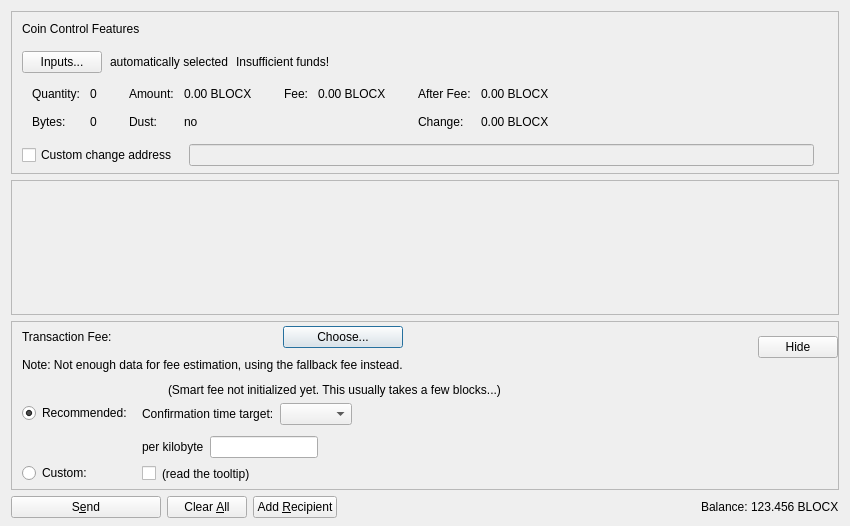
<?xml version="1.0" encoding="UTF-8"?>
<ui version="4.0">
 <class>SendCoinsDialog</class>
 <widget class="QDialog" name="SendCoinsDialog">
  <property name="geometry">
   <rect>
    <x>0</x>
    <y>0</y>
    <width>850</width>
    <height>526</height>
   </rect>
  </property>
  <property name="windowTitle">
   <string>Send Coins</string>
  </property>
  <layout class="QVBoxLayout" name="verticalLayout" stretch="0,1,0,0">
   <property name="bottomMargin">
    <number>8</number>
   </property>
   <item>
    <widget class="QFrame" name="frameCoinControl">
     <property name="sizePolicy">
      <sizepolicy hsizetype="Expanding" vsizetype="Expanding">
       <horstretch>0</horstretch>
       <verstretch>0</verstretch>
      </sizepolicy>
     </property>
     <property name="maximumSize">
      <size>
       <width>16777215</width>
       <height>16777215</height>
      </size>
     </property>
     <property name="frameShape">
      <enum>QFrame::StyledPanel</enum>
     </property>
     <property name="frameShadow">
      <enum>QFrame::Sunken</enum>
     </property>
     <layout class="QVBoxLayout" name="verticalLayoutCoinControl2">
      <property name="spacing">
       <number>0</number>
      </property>
      <property name="leftMargin">
       <number>0</number>
      </property>
      <property name="topMargin">
       <number>0</number>
      </property>
      <property name="rightMargin">
       <number>0</number>
      </property>
      <property name="bottomMargin">
       <number>6</number>
      </property>
      <item>
       <layout class="QVBoxLayout" name="verticalLayoutCoinControl" stretch="0,0,0,0,1">
        <property name="spacing">
         <number>0</number>
        </property>
        <property name="leftMargin">
         <number>10</number>
        </property>
        <property name="topMargin">
         <number>10</number>
        </property>
        <item>
         <layout class="QHBoxLayout" name="horizontalLayoutCoinControl1">
          <property name="bottomMargin">
           <number>15</number>
          </property>
          <item>
           <widget class="QLabel" name="labelCoinControlFeatures">
            <property name="sizePolicy">
             <sizepolicy hsizetype="Preferred" vsizetype="Maximum">
              <horstretch>0</horstretch>
              <verstretch>0</verstretch>
             </sizepolicy>
            </property>
            <property name="text">
             <string>Coin Control Features</string>
            </property>
           </widget>
          </item>
         </layout>
        </item>
        <item>
         <layout class="QHBoxLayout" name="horizontalLayoutCoinControl2" stretch="0,0,0,0">
          <property name="spacing">
           <number>8</number>
          </property>
          <property name="bottomMargin">
           <number>10</number>
          </property>
          <item>
           <widget class="QPushButton" name="pushButtonCoinControl">
            <property name="styleSheet">
             <string notr="true"/>
            </property>
            <property name="text">
             <string>Inputs...</string>
            </property>
            <property name="autoDefault">
             <bool>false</bool>
            </property>
           </widget>
          </item>
          <item>
           <widget class="QLabel" name="labelCoinControlAutomaticallySelected">
            <property name="text">
             <string>automatically selected</string>
            </property>
            <property name="margin">
             <number>5</number>
            </property>
           </widget>
          </item>
          <item>
           <widget class="QLabel" name="labelCoinControlInsuffFunds">
            <property name="text">
             <string>Insufficient funds!</string>
            </property>
            <property name="margin">
             <number>5</number>
            </property>
           </widget>
          </item>
          <item>
           <spacer name="horizontalSpacerCoinControl">
            <property name="orientation">
             <enum>Qt::Horizontal</enum>
            </property>
            <property name="sizeHint" stdset="0">
             <size>
              <width>40</width>
              <height>1</height>
             </size>
            </property>
           </spacer>
          </item>
         </layout>
        </item>
        <item>
         <widget class="QWidget" name="widgetCoinControl" native="true">
          <property name="sizePolicy">
           <sizepolicy hsizetype="Preferred" vsizetype="Preferred">
            <horstretch>0</horstretch>
            <verstretch>0</verstretch>
           </sizepolicy>
          </property>
          <property name="minimumSize">
           <size>
            <width>0</width>
            <height>0</height>
           </size>
          </property>
          <property name="styleSheet">
           <string notr="true"/>
          </property>
          <layout class="QHBoxLayout" name="horizontalLayoutCoinControl5">
           <property name="leftMargin">
            <number>0</number>
           </property>
           <property name="topMargin">
            <number>0</number>
           </property>
           <property name="rightMargin">
            <number>0</number>
           </property>
           <property name="bottomMargin">
            <number>0</number>
           </property>
           <item>
            <layout class="QHBoxLayout" name="horizontalLayoutCoinControl3" stretch="0,0,0,1">
             <property name="spacing">
              <number>20</number>
             </property>
             <property name="topMargin">
              <number>0</number>
             </property>
             <property name="bottomMargin">
              <number>10</number>
             </property>
             <item>
              <layout class="QFormLayout" name="formLayoutCoinControl1">
               <property name="horizontalSpacing">
                <number>10</number>
               </property>
               <property name="verticalSpacing">
                <number>14</number>
               </property>
               <property name="leftMargin">
                <number>10</number>
               </property>
               <property name="topMargin">
                <number>4</number>
               </property>
               <property name="rightMargin">
                <number>6</number>
               </property>
               <item row="0" column="0">
                <widget class="QLabel" name="labelCoinControlQuantityText">
                 <property name="text">
                  <string>Quantity:</string>
                 </property>
                 <property name="margin">
                  <number>0</number>
                 </property>
                </widget>
               </item>
               <item row="0" column="1">
                <widget class="QLabel" name="labelCoinControlQuantity">
                 <property name="cursor">
                  <cursorShape>IBeamCursor</cursorShape>
                 </property>
                 <property name="contextMenuPolicy">
                  <enum>Qt::ActionsContextMenu</enum>
                 </property>
                 <property name="text">
                  <string notr="true">0</string>
                 </property>
                 <property name="margin">
                  <number>0</number>
                 </property>
                 <property name="textInteractionFlags">
                  <set>Qt::LinksAccessibleByMouse|Qt::TextSelectableByKeyboard|Qt::TextSelectableByMouse</set>
                 </property>
                </widget>
               </item>
               <item row="1" column="0">
                <widget class="QLabel" name="labelCoinControlBytesText">
                 <property name="text">
                  <string>Bytes:</string>
                 </property>
                </widget>
               </item>
               <item row="1" column="1">
                <widget class="QLabel" name="labelCoinControlBytes">
                 <property name="cursor">
                  <cursorShape>IBeamCursor</cursorShape>
                 </property>
                 <property name="contextMenuPolicy">
                  <enum>Qt::ActionsContextMenu</enum>
                 </property>
                 <property name="text">
                  <string notr="true">0</string>
                 </property>
                 <property name="textInteractionFlags">
                  <set>Qt::LinksAccessibleByMouse|Qt::TextSelectableByKeyboard|Qt::TextSelectableByMouse</set>
                 </property>
                </widget>
               </item>
              </layout>
             </item>
             <item>
              <layout class="QFormLayout" name="formLayoutCoinControl2">
               <property name="horizontalSpacing">
                <number>10</number>
               </property>
               <property name="verticalSpacing">
                <number>14</number>
               </property>
               <property name="leftMargin">
                <number>6</number>
               </property>
               <property name="topMargin">
                <number>4</number>
               </property>
               <property name="rightMargin">
                <number>6</number>
               </property>
               <item row="0" column="0">
                <widget class="QLabel" name="labelCoinControlAmountText">
                 <property name="text">
                  <string>Amount:</string>
                 </property>
                 <property name="margin">
                  <number>0</number>
                 </property>
                </widget>
               </item>
               <item row="0" column="1">
                <widget class="QLabel" name="labelCoinControlAmount">
                 <property name="cursor">
                  <cursorShape>IBeamCursor</cursorShape>
                 </property>
                 <property name="contextMenuPolicy">
                  <enum>Qt::ActionsContextMenu</enum>
                 </property>
                 <property name="text">
                  <string notr="true">0.00 BLOCX</string>
                 </property>
                 <property name="textInteractionFlags">
                  <set>Qt::LinksAccessibleByMouse|Qt::TextSelectableByKeyboard|Qt::TextSelectableByMouse</set>
                 </property>
                </widget>
               </item>
               <item row="1" column="0">
                <widget class="QLabel" name="labelCoinControlLowOutputText">
                 <property name="text">
                  <string>Dust:</string>
                 </property>
                </widget>
               </item>
               <item row="1" column="1">
                <widget class="QLabel" name="labelCoinControlLowOutput">
                 <property name="cursor">
                  <cursorShape>IBeamCursor</cursorShape>
                 </property>
                 <property name="contextMenuPolicy">
                  <enum>Qt::ActionsContextMenu</enum>
                 </property>
                 <property name="text">
                  <string notr="true">no</string>
                 </property>
                 <property name="textInteractionFlags">
                  <set>Qt::LinksAccessibleByMouse|Qt::TextSelectableByKeyboard|Qt::TextSelectableByMouse</set>
                 </property>
                </widget>
               </item>
              </layout>
             </item>
             <item>
              <layout class="QFormLayout" name="formLayoutCoinControl3">
               <property name="horizontalSpacing">
                <number>10</number>
               </property>
               <property name="verticalSpacing">
                <number>14</number>
               </property>
               <property name="leftMargin">
                <number>6</number>
               </property>
               <property name="topMargin">
                <number>4</number>
               </property>
               <property name="rightMargin">
                <number>6</number>
               </property>
               <item row="0" column="0">
                <widget class="QLabel" name="labelCoinControlFeeText">
                 <property name="text">
                  <string>Fee:</string>
                 </property>
                 <property name="margin">
                  <number>0</number>
                 </property>
                </widget>
               </item>
               <item row="0" column="1">
                <widget class="QLabel" name="labelCoinControlFee">
                 <property name="cursor">
                  <cursorShape>IBeamCursor</cursorShape>
                 </property>
                 <property name="contextMenuPolicy">
                  <enum>Qt::ActionsContextMenu</enum>
                 </property>
                 <property name="text">
                  <string notr="true">0.00 BLOCX</string>
                 </property>
                 <property name="textInteractionFlags">
                  <set>Qt::LinksAccessibleByMouse|Qt::TextSelectableByKeyboard|Qt::TextSelectableByMouse</set>
                 </property>
                </widget>
               </item>
              </layout>
             </item>
             <item>
              <layout class="QFormLayout" name="formLayoutCoinControl4">
               <property name="horizontalSpacing">
                <number>10</number>
               </property>
               <property name="verticalSpacing">
                <number>14</number>
               </property>
               <property name="leftMargin">
                <number>6</number>
               </property>
               <property name="topMargin">
                <number>4</number>
               </property>
               <property name="rightMargin">
                <number>6</number>
               </property>
               <item row="0" column="0">
                <widget class="QLabel" name="labelCoinControlAfterFeeText">
                 <property name="text">
                  <string>After Fee:</string>
                 </property>
                 <property name="margin">
                  <number>0</number>
                 </property>
                </widget>
               </item>
               <item row="0" column="1">
                <widget class="QLabel" name="labelCoinControlAfterFee">
                 <property name="cursor">
                  <cursorShape>IBeamCursor</cursorShape>
                 </property>
                 <property name="contextMenuPolicy">
                  <enum>Qt::ActionsContextMenu</enum>
                 </property>
                 <property name="text">
                  <string notr="true">0.00 BLOCX</string>
                 </property>
                 <property name="textInteractionFlags">
                  <set>Qt::LinksAccessibleByMouse|Qt::TextSelectableByKeyboard|Qt::TextSelectableByMouse</set>
                 </property>
                </widget>
               </item>
               <item row="1" column="0">
                <widget class="QLabel" name="labelCoinControlChangeText">
                 <property name="text">
                  <string>Change:</string>
                 </property>
                </widget>
               </item>
               <item row="1" column="1">
                <widget class="QLabel" name="labelCoinControlChange">
                 <property name="cursor">
                  <cursorShape>IBeamCursor</cursorShape>
                 </property>
                 <property name="contextMenuPolicy">
                  <enum>Qt::ActionsContextMenu</enum>
                 </property>
                 <property name="text">
                  <string notr="true">0.00 BLOCX</string>
                 </property>
                 <property name="textInteractionFlags">
                  <set>Qt::LinksAccessibleByMouse|Qt::TextSelectableByKeyboard|Qt::TextSelectableByMouse</set>
                 </property>
                </widget>
               </item>
              </layout>
             </item>
            </layout>
           </item>
          </layout>
         </widget>
        </item>
        <item>
         <layout class="QHBoxLayout" name="horizontalLayoutCoinControl4" stretch="0,0,0">
          <property name="spacing">
           <number>12</number>
          </property>
          <property name="sizeConstraint">
           <enum>QLayout::SetDefaultConstraint</enum>
          </property>
          <property name="topMargin">
           <number>5</number>
          </property>
          <property name="rightMargin">
           <number>5</number>
          </property>
          <item>
           <widget class="QCheckBox" name="checkBoxCoinControlChange">
            <property name="toolTip">
             <string>If this is activated, but the change address is empty or invalid, change will be sent to a newly generated address.</string>
            </property>
            <property name="text">
             <string>Custom change address</string>
            </property>
           </widget>
          </item>
          <item>
           <widget class="QValidatedLineEdit" name="lineEditCoinControlChange">
            <property name="enabled">
             <bool>false</bool>
            </property>
            <property name="sizePolicy">
             <sizepolicy hsizetype="Expanding" vsizetype="Fixed">
              <horstretch>0</horstretch>
              <verstretch>0</verstretch>
             </sizepolicy>
            </property>
           </widget>
          </item>
          <item>
           <widget class="QLabel" name="labelCoinControlChangeLabel">
            <property name="sizePolicy">
             <sizepolicy hsizetype="Preferred" vsizetype="Expanding">
              <horstretch>0</horstretch>
              <verstretch>0</verstretch>
             </sizepolicy>
            </property>
            <property name="minimumSize">
             <size>
              <width>0</width>
              <height>0</height>
             </size>
            </property>
            <property name="text">
             <string/>
            </property>
            <property name="margin">
             <number>3</number>
            </property>
           </widget>
          </item>
         </layout>
        </item>
        <item>
         <spacer name="verticalSpacerCoinControl">
          <property name="orientation">
           <enum>Qt::Vertical</enum>
          </property>
          <property name="sizeHint" stdset="0">
           <size>
            <width>800</width>
            <height>1</height>
           </size>
          </property>
         </spacer>
        </item>
       </layout>
      </item>
     </layout>
    </widget>
   </item>
   <item>
    <widget class="QScrollArea" name="scrollArea">
     <property name="widgetResizable">
      <bool>true</bool>
     </property>
     <widget class="QWidget" name="scrollAreaWidgetContents">
      <property name="geometry">
       <rect>
        <x>0</x>
        <y>0</y>
        <width>830</width>
        <height>104</height>
       </rect>
      </property>
      <layout class="QVBoxLayout" name="verticalLayout_2" stretch="0,1">
       <property name="leftMargin">
        <number>0</number>
       </property>
       <property name="topMargin">
        <number>0</number>
       </property>
       <property name="rightMargin">
        <number>0</number>
       </property>
       <property name="bottomMargin">
        <number>0</number>
       </property>
       <item>
        <layout class="QVBoxLayout" name="entries">
         <property name="spacing">
          <number>6</number>
         </property>
        </layout>
       </item>
       <item>
        <spacer name="verticalSpacer">
         <property name="orientation">
          <enum>Qt::Vertical</enum>
         </property>
         <property name="sizeHint" stdset="0">
          <size>
           <width>20</width>
           <height>40</height>
          </size>
         </property>
        </spacer>
       </item>
      </layout>
     </widget>
    </widget>
   </item>
   <item>
    <widget class="QFrame" name="frameFee">
     <property name="sizePolicy">
      <sizepolicy hsizetype="Expanding" vsizetype="Expanding">
       <horstretch>0</horstretch>
       <verstretch>0</verstretch>
      </sizepolicy>
     </property>
     <property name="maximumSize">
      <size>
       <width>16777215</width>
       <height>16777215</height>
      </size>
     </property>
     <property name="frameShape">
      <enum>QFrame::StyledPanel</enum>
     </property>
     <property name="frameShadow">
      <enum>QFrame::Sunken</enum>
     </property>
     <layout class="QVBoxLayout" name="verticalLayoutFee1">
      <property name="spacing">
       <number>0</number>
      </property>
      <property name="leftMargin">
       <number>0</number>
      </property>
      <property name="topMargin">
       <number>0</number>
      </property>
      <property name="rightMargin">
       <number>0</number>
      </property>
      <property name="bottomMargin">
       <number>0</number>
      </property>
      <item>
       <layout class="QVBoxLayout" name="verticalLayoutFee2" stretch="0,0,0">
        <property name="spacing">
         <number>0</number>
        </property>
        <property name="leftMargin">
         <number>10</number>
        </property>
        <property name="topMargin">
         <number>0</number>
        </property>
        <item>
         <layout class="QHBoxLayout" name="horizontalLayoutFee1">
          <property name="bottomMargin">
           <number>0</number>
          </property>
          <item>
           <layout class="QVBoxLayout" name="verticalLayoutFee7">
            <property name="spacing">
             <number>0</number>
            </property>
            <item>
             <spacer name="verticalSpacerSmartFee">
              <property name="orientation">
               <enum>Qt::Vertical</enum>
              </property>
              <property name="sizeType">
               <enum>QSizePolicy::Fixed</enum>
              </property>
              <property name="sizeHint" stdset="0">
               <size>
                <width>1</width>
                <height>4</height>
               </size>
              </property>
             </spacer>
            </item>
            <item>
             <layout class="QHBoxLayout" name="horizontalLayoutSmartFee">
              <property name="spacing">
               <number>10</number>
              </property>
              <item>
               <widget class="QLabel" name="labelFeeHeadline">
                <property name="sizePolicy">
                 <sizepolicy hsizetype="Preferred" vsizetype="Maximum">
                  <horstretch>0</horstretch>
                  <verstretch>0</verstretch>
                 </sizepolicy>
                </property>
                <property name="text">
                 <string>Transaction Fee:</string>
                </property>
               </widget>
              </item>
              <item>
               <widget class="QLabel" name="labelFeeMinimized">
                <property name="text">
                 <string/>
                </property>
               </widget>
              </item>
              <item>
               <widget class="QPushButton" name="buttonChooseFee">
                <property name="text">
                 <string>Choose...</string>
                </property>
               </widget>
              </item>
             </layout>
            </item>
            <item>
             <spacer name="verticalSpacer_7">
              <property name="orientation">
               <enum>Qt::Vertical</enum>
              </property>
              <property name="sizeHint" stdset="0">
               <size>
                <width>1</width>
                <height>10</height>
               </size>
              </property>
             </spacer>
            </item>
            <item>
             <widget class="QLabel" name="fallbackFeeWarningLabel">
              <property name="toolTip">
               <string>Using the fallbackfee can result in sending a transaction that will take several hours or days (or never) to confirm. Consider choosing your fee manually or wait until you have validated the complete chain.</string>
              </property>
              <property name="text">
               <string>Note: Not enough data for fee estimation, using the fallback fee instead.</string>
              </property>
              <property name="wordWrap">
               <bool>false</bool>
              </property>
             </widget>
            </item>
            <item>
             <spacer name="verticalSpacer_5">
              <property name="orientation">
               <enum>Qt::Vertical</enum>
              </property>
              <property name="sizeHint" stdset="0">
               <size>
                <width>1</width>
                <height>1</height>
               </size>
              </property>
             </spacer>
            </item>
           </layout>
          </item>
          <item>
           <spacer name="horizontalSpacer_4">
            <property name="orientation">
             <enum>Qt::Horizontal</enum>
            </property>
            <property name="sizeHint" stdset="0">
             <size>
              <width>1</width>
              <height>1</height>
             </size>
            </property>
           </spacer>
          </item>
          <item>
           <widget class="QPushButton" name="buttonMinimizeFee">
            <property name="toolTip">
             <string>collapse fee-settings</string>
            </property>
            <property name="text">
             <string>Hide</string>
            </property>
           </widget>
          </item>
         </layout>
        </item>
        <item>
         <widget class="QFrame" name="frameFeeSelection">
          <layout class="QVBoxLayout" name="verticalLayoutFee12">
           <property name="spacing">
            <number>0</number>
           </property>
           <property name="leftMargin">
            <number>0</number>
           </property>
           <property name="topMargin">
            <number>0</number>
           </property>
           <property name="rightMargin">
            <number>0</number>
           </property>
           <property name="bottomMargin">
            <number>0</number>
           </property>
           <item>
            <layout class="QGridLayout" name="gridLayoutFee">
             <property name="topMargin">
              <number>10</number>
             </property>
             <property name="bottomMargin">
              <number>4</number>
             </property>
             <property name="horizontalSpacing">
              <number>10</number>
             </property>
             <property name="verticalSpacing">
              <number>4</number>
             </property>
             <item row="1" column="1">
              <layout class="QVBoxLayout" name="verticalLayoutFee8">
               <property name="spacing">
                <number>6</number>
               </property>
               <property name="topMargin">
                <number>3</number>
               </property>
               <item>
                <layout class="QHBoxLayout" name="horizontalLayoutFee13" stretch="0,0,1">
                 <item>
                  <widget class="QLabel" name="labelCustomPerKilobyte">
                   <property name="toolTip">
                    <string>If the custom fee is set to 1000 XBLOCX and the transaction is only 250 bytes, then &quot;per kilobyte&quot; only pays 250 XBLOCX in fee,&lt;br /&gt;while &quot;at least&quot; pays 1000 XBLOCX. For transactions bigger than a kilobyte both pay by kilobyte.</string>
                   </property>
                   <property name="text">
                    <string>per kilobyte</string>
                   </property>
                  </widget>
                 </item>
                 <item>
                  <widget class="BitcoinAmountField" name="customFee"/>
                 </item>
                 <item>
                  <spacer name="horizontalSpacer_6">
                   <property name="orientation">
                    <enum>Qt::Horizontal</enum>
                   </property>
                   <property name="sizeHint" stdset="0">
                    <size>
                     <width>1</width>
                     <height>1</height>
                    </size>
                   </property>
                  </spacer>
                 </item>
                </layout>
               </item>
               <item>
                <layout class="QHBoxLayout" name="horizontalLayoutFee8">
                 <item>
                  <widget class="QCheckBox" name="checkBoxMinimumFee">
                   <property name="toolTip">
                    <string>Paying only the minimum fee is just fine as long as there is less transaction volume than space in the blocks.&lt;br /&gt;But be aware that this can end up in a never confirming transaction once there is more demand for blocx transactions than the network can process.</string>
                   </property>
                   <property name="text">
                    <string/>
                   </property>
                  </widget>
                 </item>
                 <item>
                  <widget class="QLabel" name="labelMinFeeWarning">
                   <property name="enabled">
                    <bool>true</bool>
                   </property>
                   <property name="toolTip">
                    <string>Paying only the minimum fee is just fine as long as there is less transaction volume than space in the blocks.&lt;br /&gt;But be aware that this can end up in a never confirming transaction once there is more demand for blocx transactions than the network can process.</string>
                   </property>
                   <property name="text">
                    <string>(read the tooltip)</string>
                   </property>
                   <property name="margin">
                    <number>5</number>
                   </property>
                  </widget>
                 </item>
                 <item>
                  <spacer name="horizontalSpacer_2">
                   <property name="orientation">
                    <enum>Qt::Horizontal</enum>
                   </property>
                   <property name="sizeHint" stdset="0">
                    <size>
                     <width>1</width>
                     <height>1</height>
                    </size>
                   </property>
                  </spacer>
                 </item>
                </layout>
               </item>
              </layout>
             </item>
             <item row="0" column="0">
              <layout class="QVBoxLayout" name="verticalLayoutFee4" stretch="0,1">
               <property name="topMargin">
                <number>20</number>
               </property>
               <property name="bottomMargin">
                <number>3</number>
               </property>
               <item>
                <widget class="QRadioButton" name="radioSmartFee">
                 <property name="text">
                  <string>Recommended:</string>
                 </property>
                 <property name="checked">
                  <bool>true</bool>
                 </property>
                 <attribute name="buttonGroup">
                  <string notr="true">groupFee</string>
                 </attribute>
                </widget>
               </item>
               <item>
                <spacer name="verticalSpacer_2">
                 <property name="orientation">
                  <enum>Qt::Vertical</enum>
                 </property>
                 <property name="sizeHint" stdset="0">
                  <size>
                   <width>1</width>
                   <height>1</height>
                  </size>
                 </property>
                </spacer>
               </item>
              </layout>
             </item>
             <item row="1" column="0">
              <layout class="QVBoxLayout" name="verticalLayoutFee9" stretch="0,1">
               <property name="topMargin">
                <number>30</number>
               </property>
               <item>
                <widget class="QRadioButton" name="radioCustomFee">
                 <property name="text">
                  <string>Custom:</string>
                 </property>
                 <attribute name="buttonGroup">
                  <string notr="true">groupFee</string>
                 </attribute>
                </widget>
               </item>
               <item>
                <spacer name="verticalSpacer_6">
                 <property name="orientation">
                  <enum>Qt::Vertical</enum>
                 </property>
                 <property name="sizeHint" stdset="0">
                  <size>
                   <width>1</width>
                   <height>1</height>
                  </size>
                 </property>
                </spacer>
               </item>
              </layout>
             </item>
             <item row="0" column="1">
              <layout class="QVBoxLayout" name="verticalLayoutFee3" stretch="0,0,1">
               <property name="spacing">
                <number>6</number>
               </property>
               <property name="topMargin">
                <number>0</number>
               </property>
               <property name="bottomMargin">
                <number>3</number>
               </property>
               <item>
                <layout class="QHBoxLayout" name="horizontalLayoutFee12">
                 <item>
                  <widget class="QLabel" name="labelSmartFee">
                   <property name="text">
                    <string/>
                   </property>
                   <property name="margin">
                    <number>2</number>
                   </property>
                  </widget>
                 </item>
                 <item>
                  <widget class="QLabel" name="labelFeeEstimation">
                   <property name="text">
                    <string/>
                   </property>
                  </widget>
                 </item>
                 <item>
                  <widget class="QLabel" name="labelSmartFee2">
                   <property name="text">
                    <string>(Smart fee not initialized yet. This usually takes a few blocks...)</string>
                   </property>
                   <property name="margin">
                    <number>2</number>
                   </property>
                  </widget>
                 </item>
                 <item>
                  <spacer name="horizontalSpacer_5">
                   <property name="orientation">
                    <enum>Qt::Horizontal</enum>
                   </property>
                   <property name="sizeHint" stdset="0">
                    <size>
                     <width>1</width>
                     <height>1</height>
                    </size>
                   </property>
                  </spacer>
                 </item>
                </layout>
               </item>
               <item>
                <layout class="QHBoxLayout" name="horizontalLayoutFee9">
                 <item>
                  <layout class="QVBoxLayout" name="verticalLayoutFee6">
                   <item>
                    <widget class="QLabel" name="labelSmartFee3">
                     <property name="text">
                      <string>Confirmation time target:</string>
                     </property>
                     <property name="margin">
                      <number>2</number>
                     </property>
                    </widget>
                   </item>
                  </layout>
                 </item>
                 <item>
                  <layout class="QVBoxLayout" name="verticalLayoutFee5">
                   <property name="rightMargin">
                    <number>30</number>
                   </property>
                   <item>
                    <layout class="QHBoxLayout" name="horizontalLayoutConfTarget">
                     <property name="bottomMargin">
                      <number>0</number>
                     </property>
                     <item>
                      <widget class="QComboBox" name="confTargetSelector"/>
                     </item>
                     <item>
                      <spacer name="horizontalSpacerConfTarget">
                       <property name="orientation">
                        <enum>Qt::Horizontal</enum>
                       </property>
                       <property name="sizeHint" stdset="0">
                        <size>
                         <width>40</width>
                         <height>20</height>
                        </size>
                       </property>
                      </spacer>
                     </item>
                    </layout>
                   </item>
                  </layout>
                 </item>
                </layout>
               </item>
               <item>
                <spacer name="verticalSpacer_4">
                 <property name="orientation">
                  <enum>Qt::Vertical</enum>
                 </property>
                 <property name="sizeHint" stdset="0">
                  <size>
                   <width>1</width>
                   <height>1</height>
                  </size>
                 </property>
                </spacer>
               </item>
              </layout>
             </item>
            </layout>
           </item>
          </layout>
         </widget>
        </item>
        <item>
         <spacer name="verticalSpacerFee">
          <property name="orientation">
           <enum>Qt::Vertical</enum>
          </property>
          <property name="sizeHint" stdset="0">
           <size>
            <width>800</width>
            <height>1</height>
           </size>
          </property>
         </spacer>
        </item>
       </layout>
      </item>
     </layout>
    </widget>
   </item>
   <item>
    <layout class="QHBoxLayout" name="horizontalLayout">
     <item>
      <widget class="QPushButton" name="sendButton">
       <property name="minimumSize">
        <size>
         <width>150</width>
         <height>0</height>
        </size>
       </property>
       <property name="toolTip">
        <string>Confirm the send action</string>
       </property>
       <property name="text">
        <string>S&amp;end</string>
       </property>
       <property name="autoDefault">
        <bool>false</bool>
       </property>
       <property name="default">
        <bool>false</bool>
       </property>
      </widget>
     </item>
     <item>
      <widget class="QPushButton" name="clearButton">
       <property name="sizePolicy">
        <sizepolicy hsizetype="Minimum" vsizetype="Fixed">
         <horstretch>0</horstretch>
         <verstretch>0</verstretch>
        </sizepolicy>
       </property>
       <property name="toolTip">
        <string>Clear all fields of the form.</string>
       </property>
       <property name="text">
        <string>Clear &amp;All</string>
       </property>
       <property name="autoDefault">
        <bool>false</bool>
       </property>
      </widget>
     </item>
     <item>
      <widget class="QPushButton" name="addButton">
       <property name="toolTip">
        <string>Send to multiple recipients at once</string>
       </property>
       <property name="text">
        <string>Add &amp;Recipient</string>
       </property>
       <property name="autoDefault">
        <bool>false</bool>
       </property>
      </widget>
     </item>
     <item>
      <spacer name="horizontalSpacer">
       <property name="orientation">
        <enum>Qt::Horizontal</enum>
       </property>
       <property name="sizeHint" stdset="0">
        <size>
         <width>40</width>
         <height>20</height>
        </size>
       </property>
      </spacer>
     </item>
     <item>
      <layout class="QHBoxLayout" name="horizontalLayout_2">
       <property name="spacing">
        <number>3</number>
       </property>
       <item>
        <widget class="QLabel" name="labelBalanceText">
         <property name="text">
          <string>Balance:</string>
         </property>
        </widget>
       </item>
       <item>
        <widget class="QLabel" name="labelBalance">
         <property name="sizePolicy">
          <sizepolicy hsizetype="Preferred" vsizetype="Preferred">
           <horstretch>0</horstretch>
           <verstretch>0</verstretch>
          </sizepolicy>
         </property>
         <property name="cursor">
          <cursorShape>IBeamCursor</cursorShape>
         </property>
         <property name="text">
          <string notr="true">123.456 BLOCX</string>
         </property>
         <property name="textInteractionFlags">
          <set>Qt::LinksAccessibleByMouse|Qt::TextSelectableByKeyboard|Qt::TextSelectableByMouse</set>
         </property>
        </widget>
       </item>
      </layout>
     </item>
    </layout>
   </item>
  </layout>
 </widget>
 <customwidgets>
  <customwidget>
   <class>QValidatedLineEdit</class>
   <extends>QLineEdit</extends>
   <header>qt/qvalidatedlineedit.h</header>
  </customwidget>
  <customwidget>
   <class>BitcoinAmountField</class>
   <extends>QLineEdit</extends>
   <header>qt/bitcoinamountfield.h</header>
   <container>1</container>
  </customwidget>
 </customwidgets>
 <resources>
  <include location="../blocx.qrc"/>
 </resources>
 <connections/>
 <buttongroups>
  <buttongroup name="groupFee"/>
 </buttongroups>
</ui>
